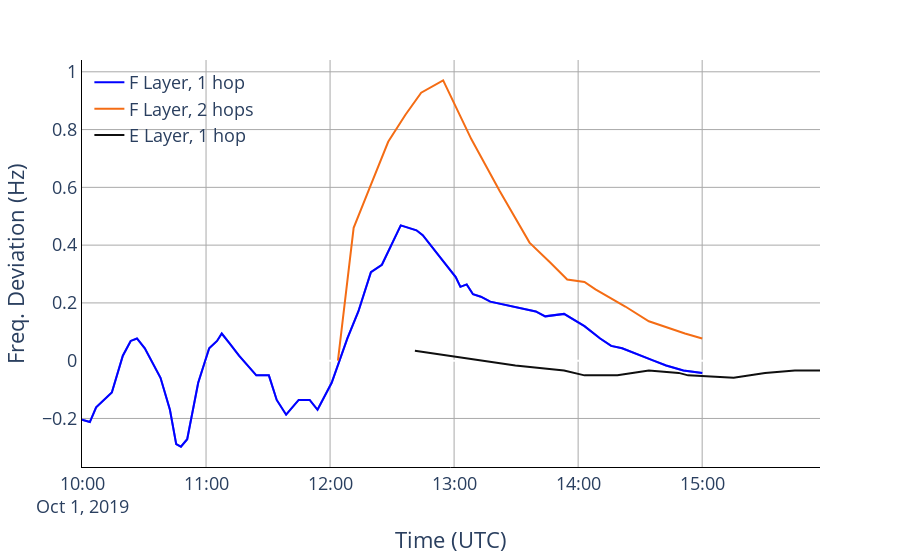

This figure's notebook cell:
### Code cell
# fig = px.line(F1['Freq Hz'], F1['Date'])

# fig.add_line(px.line(F2['Freq Hz'], F2['Date']))
fig = px.line(x=F1['Date'], y=F1['Freq Hz'])
fig.add_scatter(x=F1['Date'], y=F1['Freq Hz'], mode = 'lines', line_color = color_1F, name = "F Layer, 1 hop")
fig.add_scatter(x=F2['Date'], y=F2['Freq Hz'], mode='lines', line_color = color_2F, name = "F Layer, 2 hops")
fig.add_scatter(x=E['Date'], y=E['Freq Hz'], mode='lines', line_color = color_E, name = "E Layer, 1 hop")

# fig.add_trace(px.line(F2['Freq Hz'], F2['Date']))

fontoptions(fig)

fig.update_layout(
    # title="Digitized Spectrogram",
    xaxis_title="Time (UTC)",
    yaxis_title='Freq. Deviation (Hz)',
    # legend_title="Trace"
)

fig.update_layout(legend=dict(
    yanchor="top",
    y=0.99,
    xanchor="left",
    x=0.01
))


fig.show()
fig.write_html("plots/"+ "Digitized spectrogram" + "_plot.html", include_plotlyjs="cdn")
# fig.write_image("plots/9b.png")
# F1
